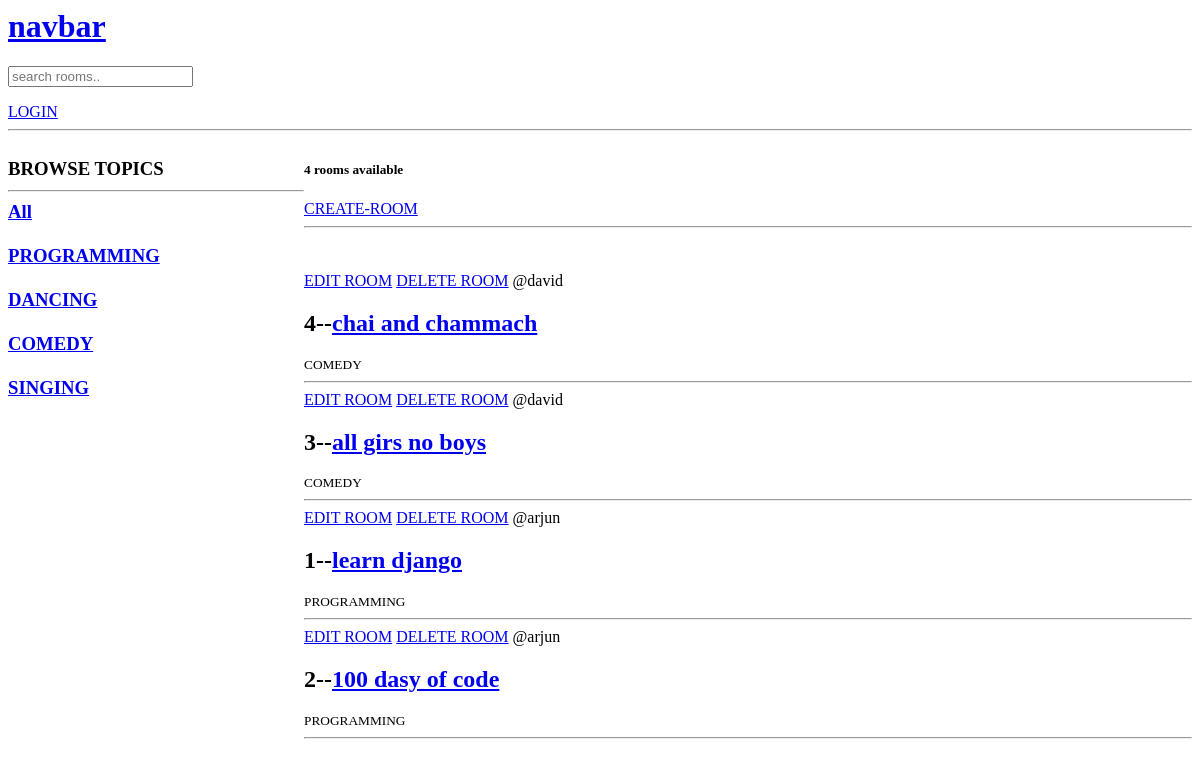
The app's page /, older data.
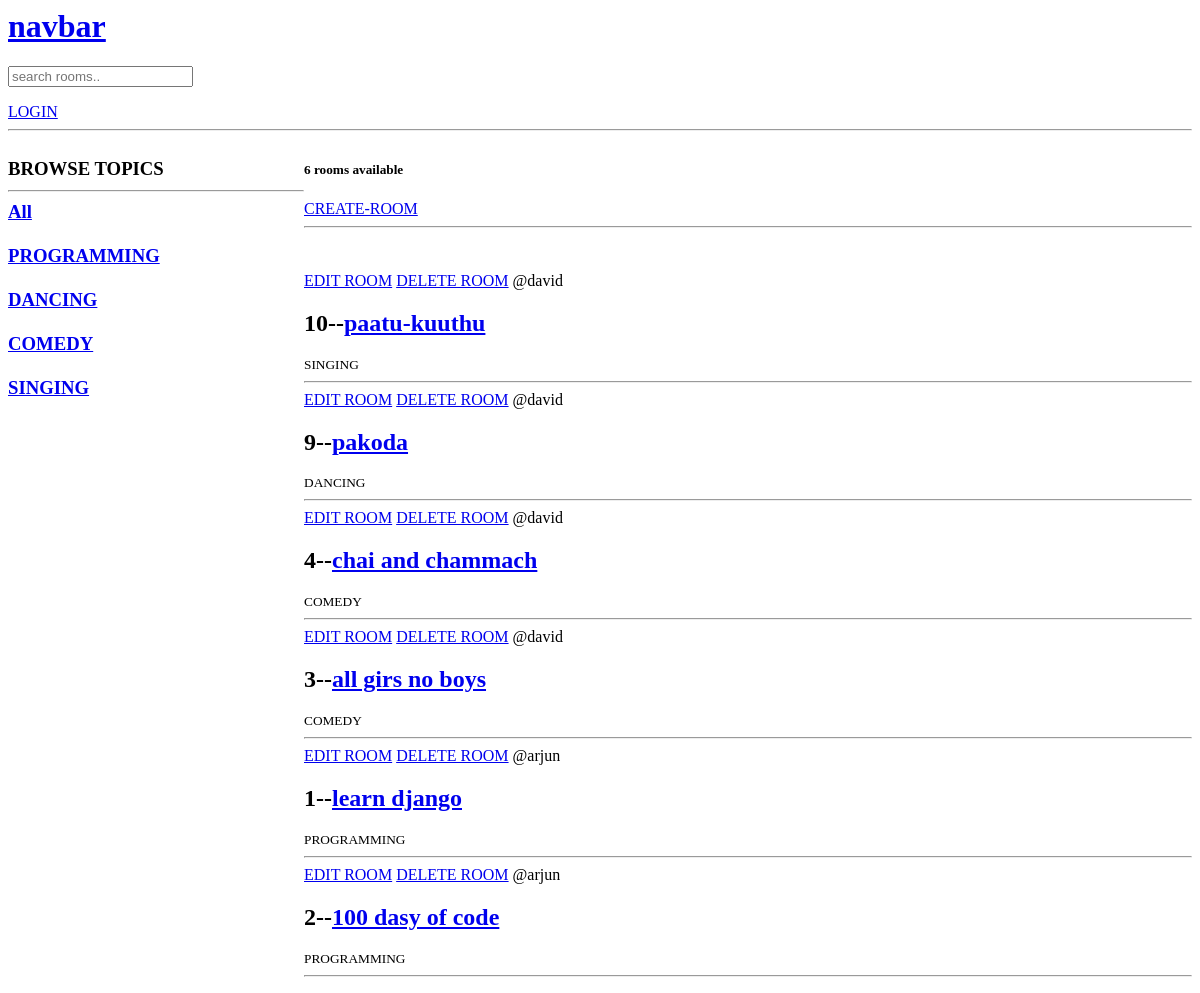
The same page, newer data.
### app1/models.py (models this page shows, shortened)
class Topic(models.Model):
    name= models.CharField(max_length=200)
    def __str__(self):
        return self.name

class Room(models.Model):
    host= models.ForeignKey(User, on_delete=models.SET_NULL,null=True)
    topic= models.ForeignKey(Topic,on_delete=models.SET_NULL,null=True)
    name= models.CharField(max_length=200)
    desc= models.TextField(null=True,blank=True)
    updated= models.DateTimeField(auto_now=True)
    created= models.DateTimeField(auto_now_add=True)
    class Meta:
        ordering=['-updated','-created']

### app1/views.py (the view)
# urls.py: path('', views.home,name="home"),
def home(request):
    q= request.GET.get('q') if request.GET.get('q')!= None else ''
    rooms= Room.objects.filter(Q(topic__name__icontains=q) | Q(name__icontains=q)| Q(desc__icontains=q))
    topics= Topic.objects.all()
    room_count= rooms.count()
    context= {'rooms':rooms, 'topics': topics, 'room_count':room_count}
    return render(request,'app1/home.html', context)

### app1/templates/app1/home.html (shortened to what this page needs)
{%include 'navbar.html' %}
{%block content%}
<div class="home-container">
    <div>
        <h3>
            BROWSE TOPICS
            <hr>
            <div>
                <a href="{% url 'home' %}">All</a>
            </div>
            <br>
            {%for topic in topics%}
            <div>
                <a href="{% url 'home' %}?q={{topic.name}}">{{topic.name}}</a>
            </div>
            <br>
            {%endfor%}
        </h3>
    </div>
    <div>
        <h5>{{room_count}} rooms available</h5>
        <a href="{% url 'create-room'%}">CREATE-ROOM</a>
        <hr>
        <br>
        <br>
        {%for room in rooms%}
            <div>
                <a href="{% url 'update-room' room.id%}">EDIT ROOM</a>
                <a href="{% url 'delete-room' room.id%}">DELETE ROOM</a>
                <span>
                    @{{room.host.username}}
                </span>
                <h2>
                    {{room.id}}--<a href="{%url 'room' room.id%}">{{room.name}}</a>
                </h2>
                <small>
                    {{room.topic}}
                </small>
                <hr>
            </div>
        {%endfor%}
    </div>
    </div>
{%endblock%}

### templates/navbar.html
<a href="/">
<h1>navbar</h1>
</a>
<form method="GET" action="{% url 'home' %}">
    <input type="text" name="q" placeholder="search rooms.."/>
</form>
{% if request.user.is_authenticated %}
<a href="{% url 'logout' %}">LOGOUT</a>
{% else %}
<a href="{%url 'login' %}">LOGIN</a>
{% endif %}
<hr>

### app1/templates/app1/home.html (style rules this page uses)
.home-container { display: grid; grid-template-columns: 1fr 3fr; }

Row changes from the older to the newer data that the page shows:
added Room: host.username "david", id "10", name "paatu-kuuthu", topic "SINGING"
added Room: host.username "david", id "9", name "pakoda", topic "DANCING"
Text that changed along with them:
{{ room_count }}: "4" → "6"
